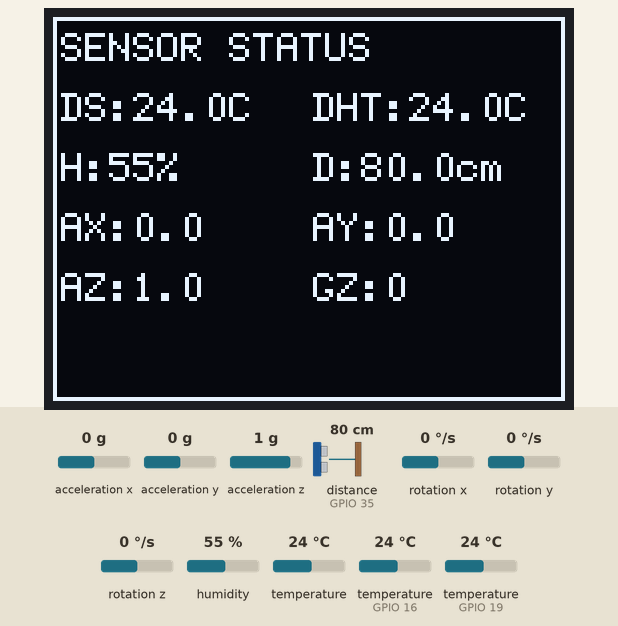
A sketch run on a simulated ESP32. Parts: 128×96 one-colour display. Wiring (inferred from the names in the program): ultrasonic range finder: trigger GPIO 32; echo GPIO 35; MPU-6050 motion sensor at I2C address 0x68. The test bench sets the inputs (shaded band); at power-on: acceleration x 0 g, distance to the obstacle (sensor on GPIO 35) 80 cm, humidity 55 %, temperature (sensors on GPIO 19, GPIO 16) 24 °C, acceleration y 0 g, acceleration z 1 g, rotation x 0 °/s, rotation y 0 °/s, rotation z 0 °/s, temperature 24 °C. The echo pulse lasts 58.3 µs per cm; WiFi joins after 1.5 s; servers stay silent unless stated; no MQTT or app messages arrive unless stated; what the sketch prints to the serial monitor is not drawn.

Above: at 5.6 s.
5.7 s: acceleration x set to -1.4 g
At 7.8 s:
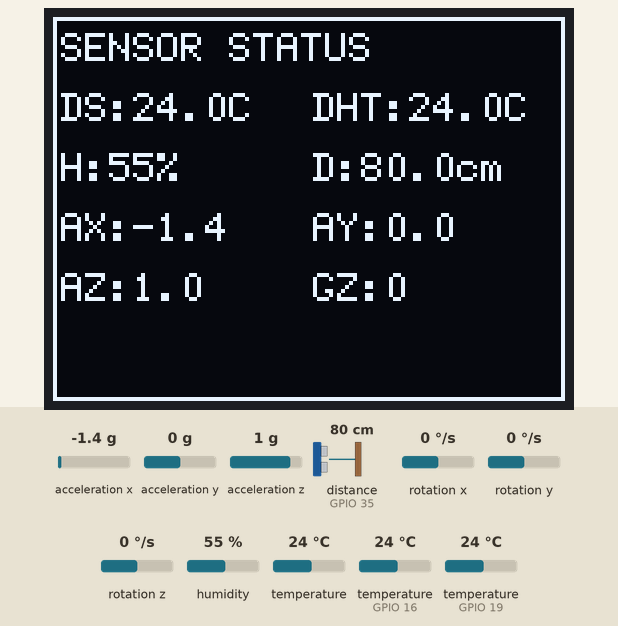
8.4 s: distance to the obstacle (sensor on GPIO 35) set to 2 cm
At 9.8 s:
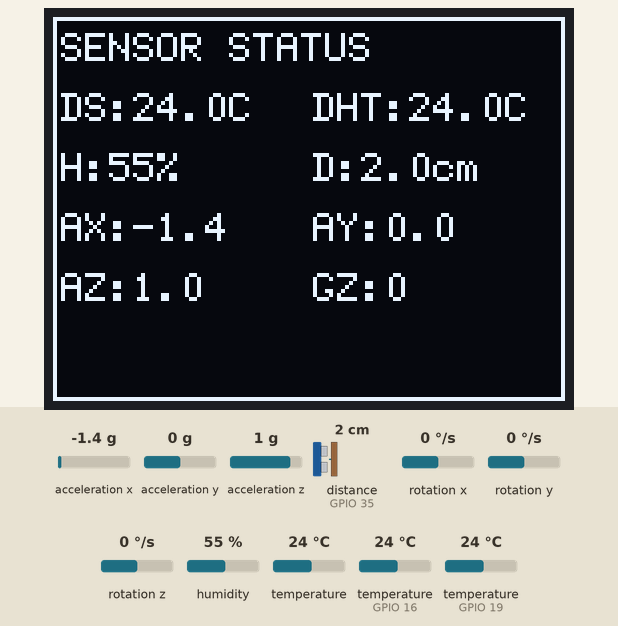
10.2 s: humidity set to 22 %
At 13.6 s:
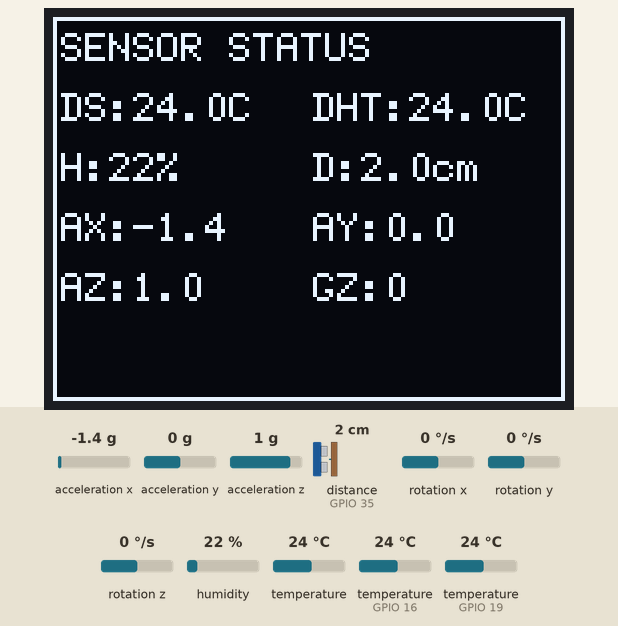
13.9 s: temperature (sensor on GPIO 19) set to 12 °C
At 15.5 s:
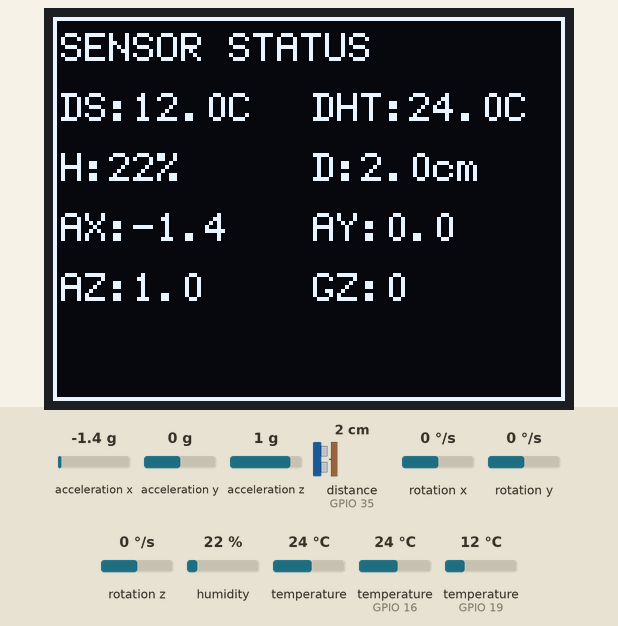
15.8 s: acceleration y set to -1.4 g
At 16.5 s:
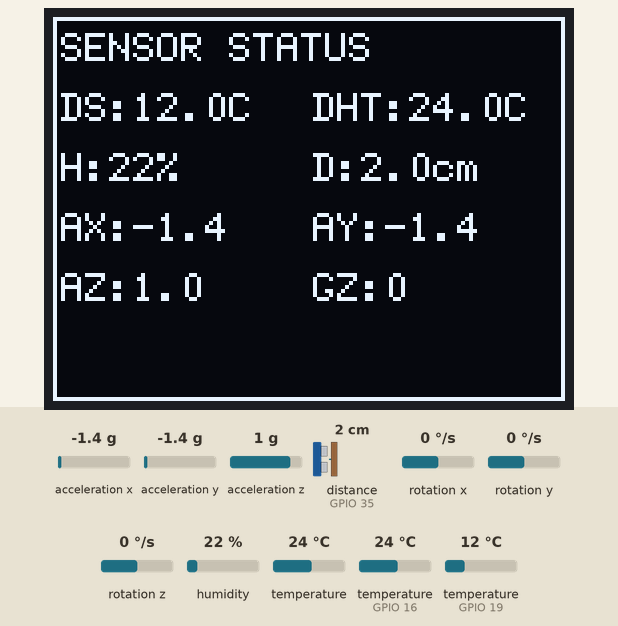
17.6 s: temperature (sensor on GPIO 16) set to 12 °C
At 20.5 s:
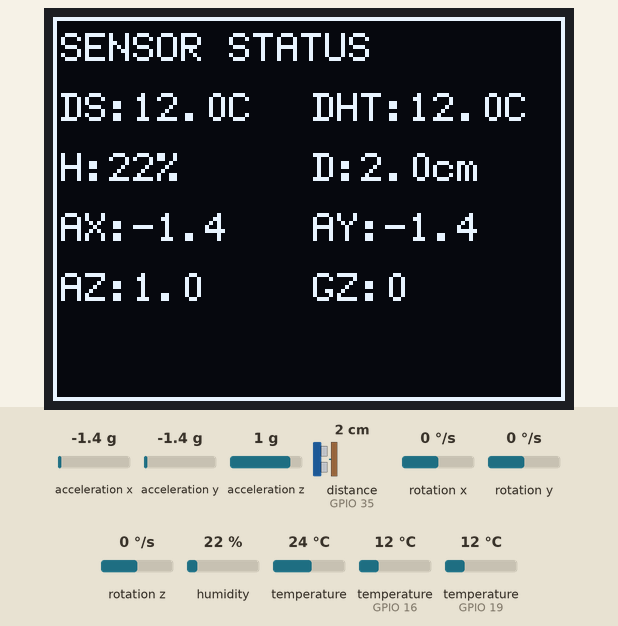
Timing chart, 0 to 22.0 s (numbered marks = the images above; inputs shaded):
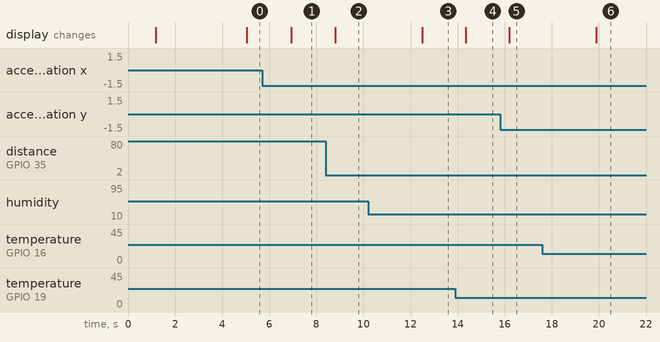

The sketch:

usif_file.ino
```cpp
#include <Arduino.h>
#include <Wire.h>
#include <U8g2lib.h>
#include <DHT.h>
#include <OneWire.h>
#include <DallasTemperature.h>
#include <WiFi.h>
#include <PubSubClient.h>

// =====================================================
// DHT22
// =====================================================

#define DHT_PIN 16
#define DHT_TYPE DHT22

DHT dht(DHT_PIN, DHT_TYPE);


// =====================================================
// DS18B20
// =====================================================

#define DS18B20_PIN 19

OneWire oneWire(DS18B20_PIN);
DallasTemperature ds18b20(&oneWire);


// =====================================================
// Ultrasonic
// =====================================================

#define TRIG_PIN 32
#define ECHO_PIN 35


// =====================================================
// MPU6050
// =====================================================

#define MPU_ADDR 0x68

#define PWR_MGMT_1 0x6B
#define ACCEL_XOUT_H 0x3B
#define TEMP_OUT_H 0x41
#define GYRO_XOUT_H 0x43


// =====================================================
// OLED - Waveshare 1.32" SSD1327 128x96 SPI
// =====================================================

#define OLED_CLK 18
#define OLED_MOSI 23
#define OLED_CS 5
#define OLED_DC 2
#define OLED_RST 4

U8G2_SSD1327_VISIONOX_128X96_F_4W_SW_SPI oled(
  U8G2_R0,
  OLED_CLK,
  OLED_MOSI,
  OLED_CS,
  OLED_DC,
  OLED_RST
);


// =====================================================
// NETWORK / MQTT CONFIG   (fill in the 3 values marked <--)
// =====================================================

const char* WIFI_SSID     = "SohamA55";       // <-- your Wi-Fi name
const char* WIFI_PASSWORD = "pahp2929";   // <-- your Wi-Fi password
const char* MQTT_BROKER   = "10.158.139.64";         // <-- LAN IP of the PC running Mosquitto
const uint16_t MQTT_PORT  = 1883;
const char* MQTT_TOPIC    = "usif/telemetry";
const char* DEVICE_ID     = "ESP32_USIF_01";

WiFiClient espClient;
PubSubClient mqtt(espClient);

void connectWiFi()
{
  if (WiFi.status() == WL_CONNECTED) return;
  Serial.print("[WiFi] connecting to ");
  Serial.println(WIFI_SSID);
  WiFi.mode(WIFI_STA);
  WiFi.begin(WIFI_SSID, WIFI_PASSWORD);
  unsigned long t0 = millis();
  while (WiFi.status() != WL_CONNECTED && millis() - t0 < 10000)
  {
    delay(300);
    Serial.print(".");
  }
  Serial.println();
  if (WiFi.status() == WL_CONNECTED)
  {
    Serial.print("[WiFi] connected, IP ");
    Serial.println(WiFi.localIP());
  }
  else
  {
    Serial.println("[WiFi] not connected (will retry in loop)");
  }
}

void ensureMqtt()
{
  if (mqtt.connected()) return;
  if (WiFi.status() != WL_CONNECTED) connectWiFi();
  if (WiFi.status() != WL_CONNECTED) return;

  int tries = 0;
  while (!mqtt.connected() && tries < 3)
  {
    String cid = String(DEVICE_ID) + "-" + String((uint32_t)ESP.getEfuseMac(), HEX);
    Serial.print("[MQTT] connecting... ");
    if (mqtt.connect(cid.c_str()))
    {
      Serial.println("connected");
    }
    else
    {
      Serial.print("failed rc=");
      Serial.println(mqtt.state());
      delay(500);
      tries++;
    }
  }
}

// Append  "key":value,   (or  "key":null,  when the reading is invalid)
static void addNum(String &s, const char* key, float v, bool valid)
{
  s += "\"";
  s += key;
  s += "\":";
  s += valid ? String(v, 2) : String("null");
  s += ",";
}

void publishTelemetry(float dhtTemp, float humidity, float dsTemp,
                      float distance, float vib, float mpuTemp)
{
  String p = "{";
  p += "\"device\":\"";
  p += DEVICE_ID;
  p += "\",";
  addNum(p, "dht_temp",    dhtTemp,  !isnan(dhtTemp));
  addNum(p, "humidity",    humidity, !isnan(humidity));
  addNum(p, "ds_temp",     dsTemp,   dsTemp != DEVICE_DISCONNECTED_C);
  addNum(p, "distance_cm", distance, distance >= 0);
  addNum(p, "vibration",   vib,      true);
  addNum(p, "mpu_temp",    mpuTemp,  true);
  p += "\"rssi\":";          // last field: no trailing comma
  p += String(WiFi.RSSI());
  p += "}";

  if (mqtt.publish(MQTT_TOPIC, p.c_str()))
  {
    Serial.print("[MQTT] published: ");
    Serial.println(p);
  }
  else
  {
    Serial.println("[MQTT] publish failed (payload too big? broker down?)");
  }
}


// =====================================================
// MPU FUNCTIONS
// =====================================================

void writeMPURegister(byte reg, byte value)
{
  Wire.beginTransmission(MPU_ADDR);
  Wire.write(reg);
  Wire.write(value);
  Wire.endTransmission();
}


int16_t readMPU16(byte reg)
{
  Wire.beginTransmission(MPU_ADDR);
  Wire.write(reg);
  Wire.endTransmission(false);

  Wire.requestFrom(MPU_ADDR, (byte)2);

  if (Wire.available() >= 2)
  {
    byte highByte = Wire.read();
    byte lowByte = Wire.read();

    return (int16_t)((highByte << 8) | lowByte);
  }

  return 0;
}


// =====================================================
// SETUP
// =====================================================

void setup()
{
  Serial.begin(115200);

  delay(1000);

  Serial.println();
  Serial.println("================================");
  Serial.println(" UNIVERSAL SENSOR TEST SYSTEM");
  Serial.println("================================");


  // ---------------------------------------------------
  // DHT22
  // ---------------------------------------------------

  dht.begin();

  Serial.println("DHT22 initialized");


  // ---------------------------------------------------
  // DS18B20
  // ---------------------------------------------------

  ds18b20.begin();

  Serial.println("DS18B20 initialized");


  // ---------------------------------------------------
  // Ultrasonic
  // ---------------------------------------------------

  pinMode(TRIG_PIN, OUTPUT);
  pinMode(ECHO_PIN, INPUT);

  digitalWrite(TRIG_PIN, LOW);

  Serial.println("Ultrasonic initialized");


  // ---------------------------------------------------
  // I2C / MPU6050
  // ---------------------------------------------------

  Wire.begin(21, 22);

  // Wake up MPU
  writeMPURegister(PWR_MGMT_1, 0x00);

  delay(100);

  Serial.println("MPU6050 initialized");


  // ---------------------------------------------------
  // OLED
  // ---------------------------------------------------

  oled.begin();

  oled.clearBuffer();

  oled.setFont(u8g2_font_6x12_tf);

  oled.drawStr(5, 15, "SENSOR SYSTEM");
  oled.drawStr(5, 32, "Initializing...");
  oled.drawStr(5, 49, "ESP32");

  oled.sendBuffer();

  delay(1500);

  Serial.println("OLED initialized");


  // ---------------------------------------------------
  // WiFi + MQTT
  // ---------------------------------------------------

  connectWiFi();
  mqtt.setServer(MQTT_BROKER, MQTT_PORT);
  mqtt.setBufferSize(512);   // default 256 is too small for our JSON

  Serial.println("Network initialized");

  Serial.println();
  Serial.println("SYSTEM READY");
}


// =====================================================
// LOOP
// =====================================================

void loop()
{

  // ===================================================
  // DHT22
  // ===================================================

  float dhtTemp = dht.readTemperature();
  float humidity = dht.readHumidity();


  // ===================================================
  // DS18B20
  // ===================================================

  ds18b20.requestTemperatures();

  float dsTemp = ds18b20.getTempCByIndex(0);


  // ===================================================
  // ULTRASONIC
  // ===================================================

  digitalWrite(TRIG_PIN, LOW);
  delayMicroseconds(2);

  digitalWrite(TRIG_PIN, HIGH);
  delayMicroseconds(10);

  digitalWrite(TRIG_PIN, LOW);

  unsigned long duration = pulseIn(
    ECHO_PIN,
    HIGH,
    50000
  );

  float distance = -1;

  if (duration > 0)
  {
    distance = duration * 0.0343 / 2.0;
  }


  // ===================================================
  // MPU6050
  // ===================================================

  int16_t ax = readMPU16(ACCEL_XOUT_H);
  int16_t ay = readMPU16(ACCEL_XOUT_H + 2);
  int16_t az = readMPU16(ACCEL_XOUT_H + 4);

  int16_t mpuTempRaw = readMPU16(TEMP_OUT_H);

  int16_t gx = readMPU16(GYRO_XOUT_H);
  int16_t gy = readMPU16(GYRO_XOUT_H + 2);
  int16_t gz = readMPU16(GYRO_XOUT_H + 4);


  // Convert accelerometer
  float ax_g = ax / 16384.0;
  float ay_g = ay / 16384.0;
  float az_g = az / 16384.0;


  // Convert gyroscope
  float gx_dps = gx / 131.0;
  float gy_dps = gy / 131.0;
  float gz_dps = gz / 131.0;


  // Convert MPU temperature
  float mpuTemp = (mpuTempRaw / 340.0) + 36.53;


  // ===================================================
  // SERIAL OUTPUT
  // ===================================================

  Serial.println();
  Serial.println("================================");
  Serial.println("         SENSOR READINGS");
  Serial.println("================================");


  // DHT22

  Serial.println("--- DHT22 ---");

  if (isnan(dhtTemp) || isnan(humidity))
  {
    Serial.println("DHT22 ERROR");
  }
  else
  {
    Serial.print("Temperature : ");
    Serial.print(dhtTemp);
    Serial.println(" C");

    Serial.print("Humidity    : ");
    Serial.print(humidity);
    Serial.println(" %");
  }


  // DS18B20

  Serial.println("--- DS18B20 ---");

  if (dsTemp == DEVICE_DISCONNECTED_C)
  {
    Serial.println("DS18B20 ERROR");
  }
  else
  {
    Serial.print("Temperature : ");
    Serial.print(dsTemp);
    Serial.println(" C");
  }


  // Ultrasonic

  Serial.println("--- ULTRASONIC ---");

  if (distance < 0)
  {
    Serial.println("NO ECHO");
  }
  else
  {
    Serial.print("Distance    : ");
    Serial.print(distance);
    Serial.println(" cm");
  }


  // MPU

  Serial.println("--- MPU6050 ---");

  Serial.print("Accel X     : ");
  Serial.print(ax_g);
  Serial.println(" g");

  Serial.print("Accel Y     : ");
  Serial.print(ay_g);
  Serial.println(" g");

  Serial.print("Accel Z     : ");
  Serial.print(az_g);
  Serial.println(" g");

  Serial.print("Gyro X      : ");
  Serial.print(gx_dps);
  Serial.println(" deg/s");

  Serial.print("Gyro Y      : ");
  Serial.print(gy_dps);
  Serial.println(" deg/s");

  Serial.print("Gyro Z      : ");
  Serial.print(gz_dps);
  Serial.println(" deg/s");

  Serial.print("MPU Temp    : ");
  Serial.print(mpuTemp);
  Serial.println(" C");


  // ===================================================
  // OLED
  // ===================================================

  oled.clearBuffer();

  oled.setFont(u8g2_font_6x12_tf);

  oled.drawStr(2, 11, "SENSOR STATUS");

  // DS18B20
  oled.setCursor(2, 26);
  oled.print("DS:");

  if (dsTemp == DEVICE_DISCONNECTED_C)
  {
    oled.print("ERR");
  }
  else
  {
    oled.print(dsTemp, 1);
    oled.print("C");
  }


  // DHT22
  oled.setCursor(65, 26);
  oled.print("DHT:");

  if (isnan(dhtTemp))
  {
    oled.print("ERR");
  }
  else
  {
    oled.print(dhtTemp, 1);
    oled.print("C");
  }


  // Humidity
  oled.setCursor(2, 41);
  oled.print("H:");

  if (isnan(humidity))
  {
    oled.print("ERR");
  }
  else
  {
    oled.print(humidity, 0);
    oled.print("%");
  }


  // Ultrasonic
  oled.setCursor(65, 41);
  oled.print("D:");

  if (distance < 0)
  {
    oled.print("ERR");
  }
  else
  {
    oled.print(distance, 1);
    oled.print("cm");
  }


  // MPU acceleration
  oled.setCursor(2, 56);
  oled.print("AX:");
  oled.print(ax_g, 1);

  oled.setCursor(65, 56);
  oled.print("AY:");
  oled.print(ay_g, 1);


  oled.setCursor(2, 71);
  oled.print("AZ:");
  oled.print(az_g, 1);


  // Gyroscope
  oled.setCursor(65, 71);
  oled.print("GZ:");
  oled.print(gz_dps, 0);


  oled.drawFrame(0, 0, 128, 96);

  oled.sendBuffer();


  // ===================================================
  // PUBLISH TELEMETRY OVER MQTT
  // ===================================================

  float vibration = sqrt(ax_g * ax_g + ay_g * ay_g + az_g * az_g);  // ~1.0 at rest

  ensureMqtt();
  mqtt.loop();

  if (mqtt.connected())
  {
    publishTelemetry(dhtTemp, humidity, dsTemp, distance, vibration, mpuTemp);
  }


  delay(1000);
}
```

Measured:
- after the input at 5.7 s, the display: changes after 1.2 s (image 1)
- after the input at 8.4 s, the display: changes after 0.39 s (image 2)
- after the input at 10.2 s, the display: changes after 2.3 s (image 3)
- after the input at 13.9 s, the display: changes after 0.44 s (image 4)
- after the input at 15.8 s, the display: changes after 0.39 s (image 5)
- after the input at 17.6 s, the display: changes after 2.3 s (image 6)
